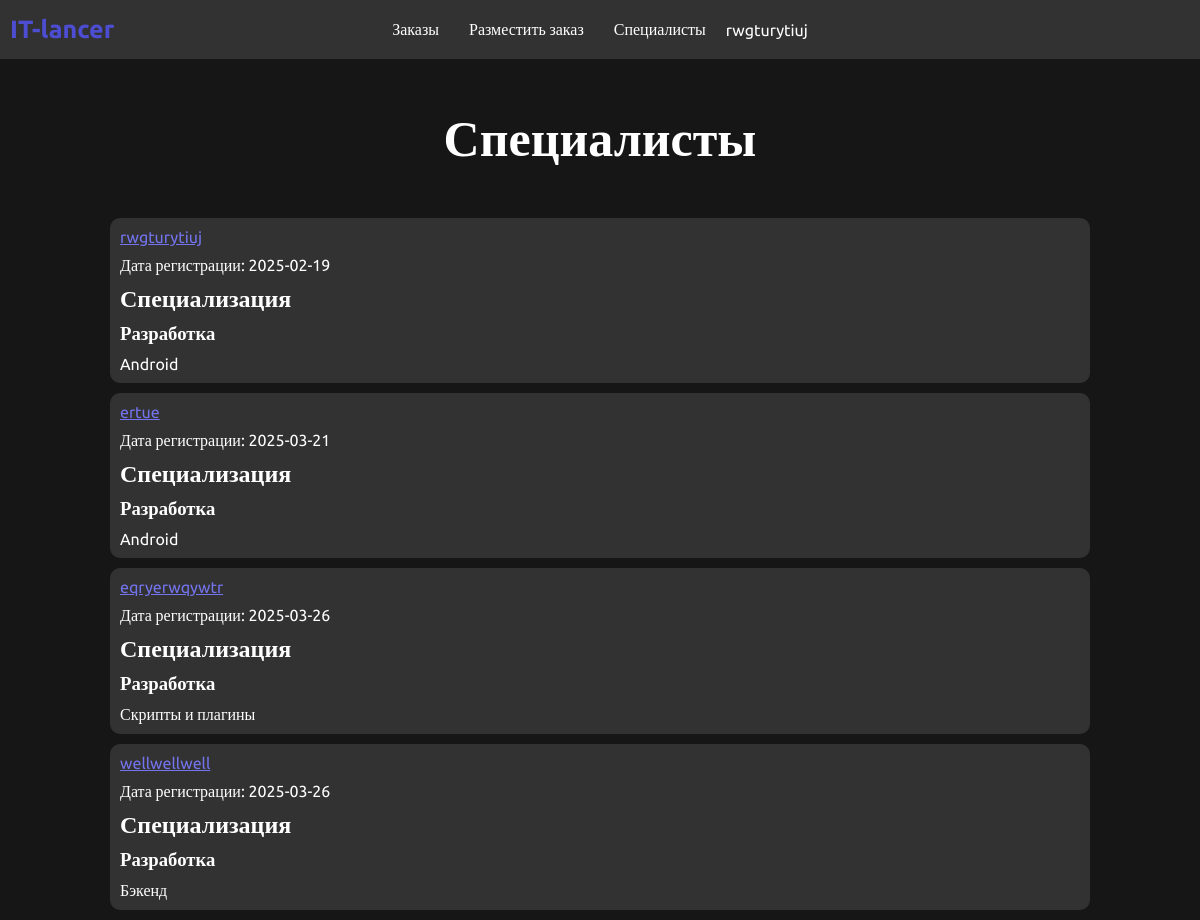
Screenshot of /specialists.php (signed in) with the database file from the repository.
### tables this page shows
CREATE TABLE `portfolio` (
  `id` int(11) NOT NULL,
  `resume_text` text NOT NULL,
  `hour_salary` int(11) NOT NULL,
  `month_salary` int(11) NOT NULL,
  `experience` int(11) NOT NULL,
  `sphere_type_id` int(11) NOT NULL,
  `user_id` int(11) NOT NULL
);

CREATE TABLE `users` (
  `id` int(11) NOT NULL,
  `login` varchar(255) NOT NULL,
  `email` varchar(255) NOT NULL,
  `password` varchar(255) NOT NULL,
  `role_id` int(11) NOT NULL,
  `right_id` int(11) NOT NULL DEFAULT 2,
  `date` date NOT NULL DEFAULT current_timestamp()
);

CREATE TABLE `spheres` (
  `id` int(11) NOT NULL,
  `name` varchar(255) NOT NULL
);

CREATE TABLE `sphere_types` (
  `id` int(11) NOT NULL,
  `sphere_id` int(11) NOT NULL,
  `name` varchar(255) NOT NULL
);

### specialists.php (the view)
<?php
include "components/core.php";
include "components/header.php";
?>
<div class="page_header">
    <div class="content">
        <div class="page_header_center">
            <h1>Специалисты</h1>
        </div>
    </div>
</div>
<?php
$select_specialists = "SELECT `portfolio`.*, `sphere_types`.`name` AS `sphere_types_name`, `spheres`.`name` AS `spheres_name`, `users`.`login` AS `user_login`, `users`.`date` AS `user_date`, `users`.`id` AS `users_id`
FROM `portfolio`
	LEFT JOIN `sphere_types` ON `portfolio`.`sphere_type_id` = `sphere_types`.`id`
	LEFT JOIN `spheres` ON `sphere_types`.`sphere_id` = `spheres`.`id`
	LEFT JOIN `users` ON `portfolio`.`user_id` = `users`.`id`";
$select_specialists_res = $link->query($select_specialists);
?>
<div class="specialists">
    <div class="content">
        <div class="specialists_block">
            <?php
            if($select_specialists_res->num_rows>0){
                while($row = $select_specialists_res->fetch_assoc()){
            ?>
            <div class="specialists_block-item standart">
                    <a href="portfolio.php?user_id=<?php echo $row["users_id"]; ?>" style="color: rgb(116, 116, 239);
"><?php echo $row['user_login'] ?></a>
                    <p>Дата регистрации: <?php echo $row['user_date']; ?></p>
                    <h2>Специализация</h2>
                    <h3><?php echo $row['spheres_name']; ?></h3>
                    <p><?php echo $row['sphere_types_name']; ?></p>
            </div>
            <?php }} ?>
        </div>
    </div>
</div>

### styles/style.css (style rules this page uses)
* { padding: 0; margin: 0; box-sizing: border-box; font-family: "Ubuntu", serif; }
body { background-color: #161616; color: white; }
.standart { background-color: rgba(50, 50, 50, 100); border-radius: 10px; padding: 10px; display: flex; flex-direction: column; gap: 10px; min-width: 550px; margin: 10px; }
.content { max-width: 1000px; margin: 0 auto; }
.page_header_center { display: flex; justify-content: center; font-size: 25px; margin-bottom: 50px; }

### rows the page displays
portfolio: user.login "rwgturytiuj", user.date "2025-02-19", spheres.name "Разработка", sphere_type.name "Android"
portfolio: user.login "ertue", user.date "2025-03-21", spheres.name "Разработка", sphere_type.name "Android"
portfolio: user.login "eqryerwqywtr", user.date "2025-03-26", spheres.name "Разработка", sphere_type.name "Скрипты и плагины"
portfolio: user.login "wellwellwell", user.date "2025-03-26", spheres.name "Разработка", sphere_type.name "Бэкенд"

### other values shown
$_SESSION['user']['login'] "rwgturytiuj"
